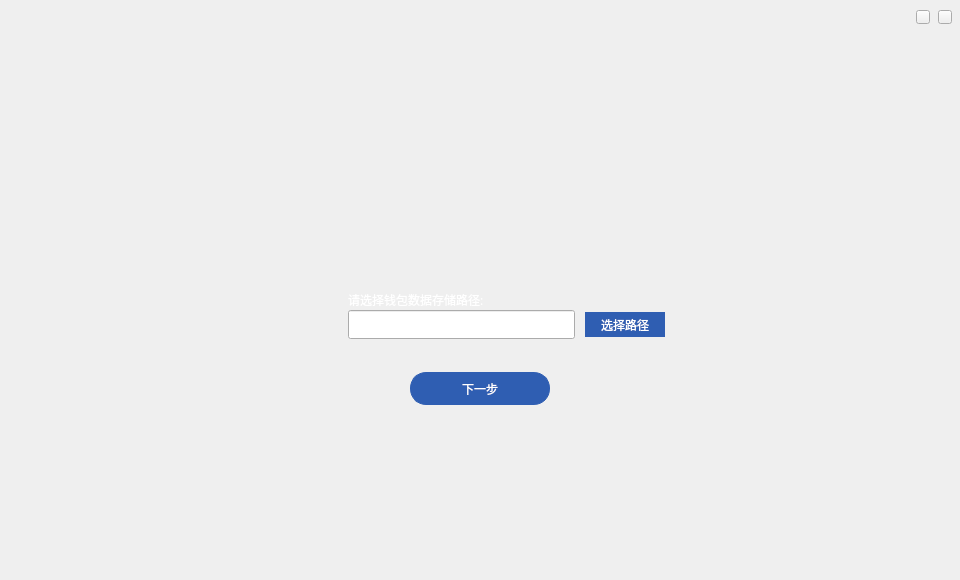
<?xml version="1.0" encoding="UTF-8"?>
<ui version="4.0">
 <class>SelectWalletPathWidget</class>
 <widget class="QWidget" name="SelectWalletPathWidget">
  <property name="geometry">
   <rect>
    <x>0</x>
    <y>0</y>
    <width>960</width>
    <height>580</height>
   </rect>
  </property>
  <property name="font">
   <font>
    <family>微软雅黑</family>
   </font>
  </property>
  <property name="windowTitle">
   <string>Form</string>
  </property>
  <widget class="QPushButton" name="selectPathBtn">
   <property name="geometry">
    <rect>
     <x>585</x>
     <y>312</y>
     <width>80</width>
     <height>25</height>
    </rect>
   </property>
   <property name="font">
    <font>
     <family>微软雅黑</family>
    </font>
   </property>
   <property name="cursor">
    <cursorShape>PointingHandCursor</cursorShape>
   </property>
   <property name="styleSheet">
    <string notr="true">color:white;border:none;
background-color: rgb(47,94,178);</string>
   </property>
   <property name="text">
    <string>选择路径</string>
   </property>
  </widget>
  <widget class="QLineEdit" name="pathLineEdit">
   <property name="geometry">
    <rect>
     <x>348</x>
     <y>310</y>
     <width>227</width>
     <height>29</height>
    </rect>
   </property>
   <property name="font">
    <font>
     <pointsize>10</pointsize>
    </font>
   </property>
   <property name="readOnly">
    <bool>true</bool>
   </property>
  </widget>
  <widget class="QLabel" name="label">
   <property name="geometry">
    <rect>
     <x>348</x>
     <y>290</y>
     <width>231</width>
     <height>20</height>
    </rect>
   </property>
   <property name="font">
    <font>
     <family>微软雅黑</family>
    </font>
   </property>
   <property name="styleSheet">
    <string notr="true">color: rgb(255, 255, 255);</string>
   </property>
   <property name="text">
    <string>请选择钱包数据存储路径:</string>
   </property>
  </widget>
  <widget class="QToolButton" name="okBtn">
   <property name="geometry">
    <rect>
     <x>410</x>
     <y>372</y>
     <width>140</width>
     <height>33</height>
    </rect>
   </property>
   <property name="font">
    <font>
     <family>微软雅黑</family>
    </font>
   </property>
   <property name="cursor">
    <cursorShape>PointingHandCursor</cursorShape>
   </property>
   <property name="styleSheet">
    <string notr="true">color:white;border:1px solid  rgb(47,94,178);border-radius:16px;
background-color: rgb(47,94,178);</string>
   </property>
   <property name="text">
    <string>下一步</string>
   </property>
  </widget>
  <widget class="QToolButton" name="closeBtn">
   <property name="geometry">
    <rect>
     <x>938</x>
     <y>10</y>
     <width>14</width>
     <height>14</height>
    </rect>
   </property>
   <property name="cursor">
    <cursorShape>PointingHandCursor</cursorShape>
   </property>
   <property name="focusPolicy">
    <enum>Qt::NoFocus</enum>
   </property>
   <property name="text">
    <string/>
   </property>
  </widget>
  <widget class="QToolButton" name="minBtn">
   <property name="geometry">
    <rect>
     <x>916</x>
     <y>10</y>
     <width>14</width>
     <height>14</height>
    </rect>
   </property>
   <property name="cursor">
    <cursorShape>PointingHandCursor</cursorShape>
   </property>
   <property name="focusPolicy">
    <enum>Qt::NoFocus</enum>
   </property>
   <property name="text">
    <string/>
   </property>
  </widget>
 </widget>
 <resources/>
 <connections/>
</ui>
